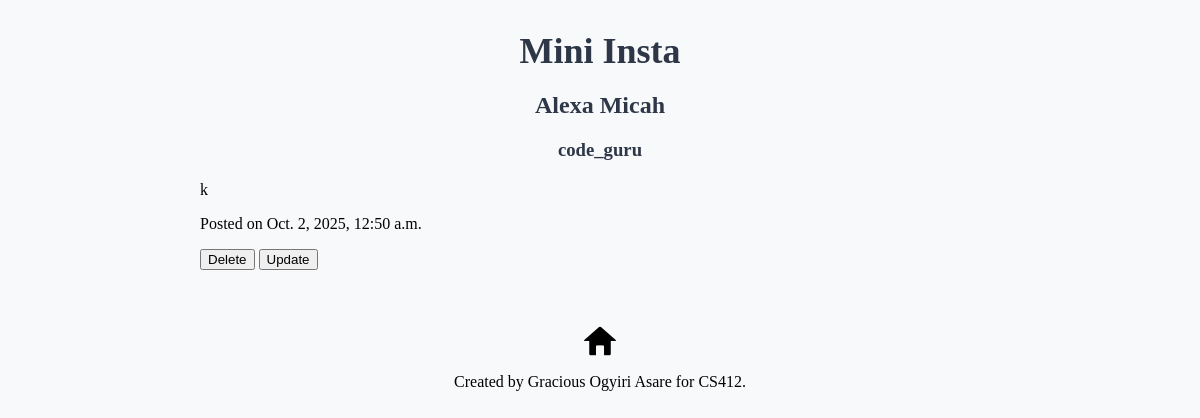
Before: /mini_insta/post/14/ with the older database file.
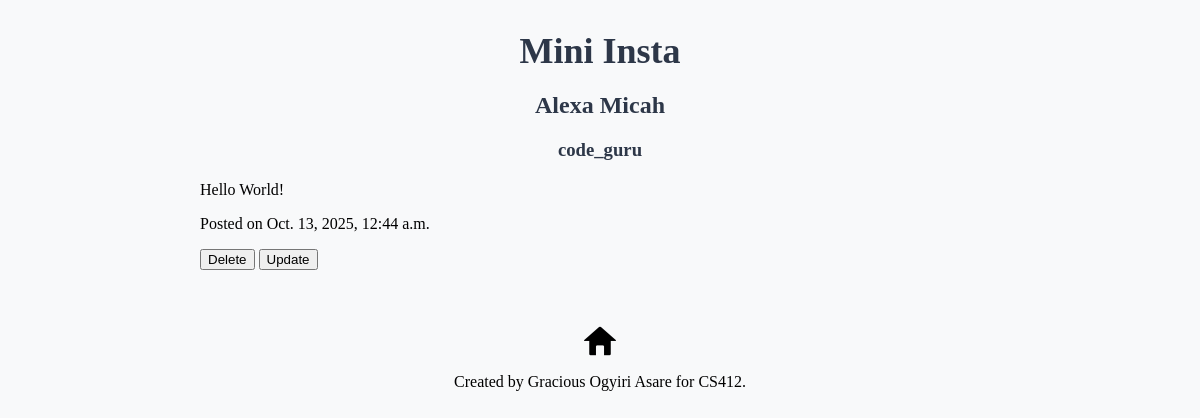
After: the same page with the newer database file.
### mini_insta/models.py (models this page shows, shortened)
class Post(models.Model):
    profile = models.ForeignKey(Profile, on_delete=models.CASCADE) #foreign key to Profile model
    timestamp = models.DateTimeField(auto_now=True) #set the published date automatically
    caption = models.TextField(blank=True)
    def get_all_photos(self):
        photos = Photo.objects.filter(post=self)
        return photos

class Profile(models.Model):
    username = models.TextField(blank=True)
    display_name = models.TextField(blank=True)
    profile_image_url = models.URLField(blank=True)
    bio_text = models.TextField(blank=True)
    join_date = models.DateTimeField(auto_now=True) #set the joined date automatically

### mini_insta/views.py (the view)
# urls.py: path('post/<int:pk>/', PostDetailView.as_view(), name='show_post'),
class PostDetailView(DetailView):
    model = Post
    template_name = 'mini_insta/show_post.html'
    context_object_name = 'post'

### mini_insta/templates/mini_insta/show_post.html (shortened to what this page needs)
{% extends "mini_insta/base.html" %} {% block content %}
<div class="post-detail">
  <h2>{{ post.profile.display_name }} </h2>
  <h3>{{ post.profile.username }} </h3>
  <p class="caption">{{ post.caption }}</p>
  <p class="date">Posted on {{ post.timestamp }}</p>
  <a href="{% url 'delete_post' post.pk %}"
    ><button type="button">Delete</button></a
  >
  <a href="{% url 'update_post' post.pk %}"
    ><button type="button">Update</button></a
  >
</div>
{% endblock content %}

Changed rows visible on the page:
changed Post "Alexa Micah": caption "k" → "Hello World!"; timestamp "Oct. 2, 2025, 12:50 a.m." → "Oct. 13, 2025, 12:44 a.m."
